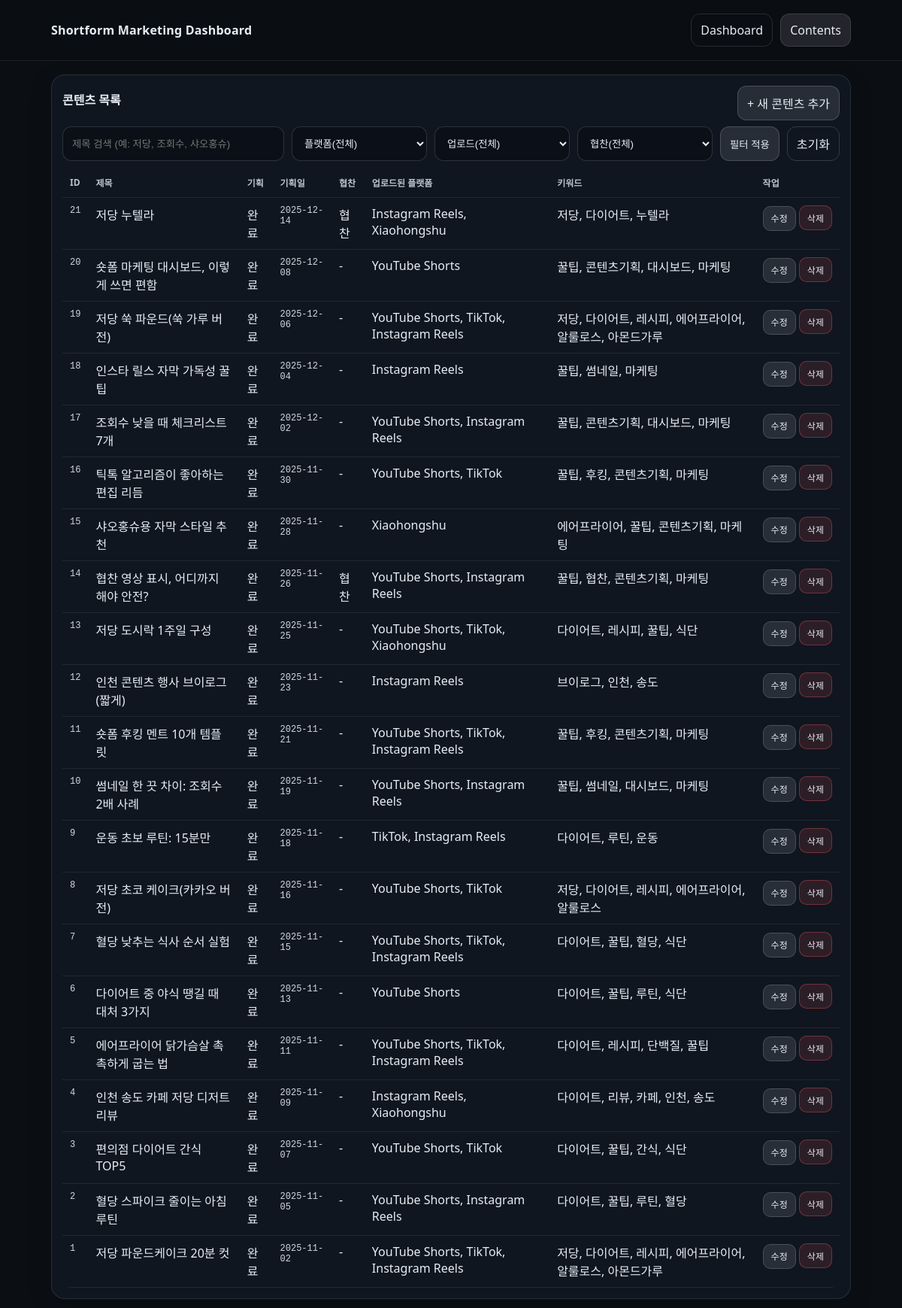
/contents, run on an earlier commit of the app's database.
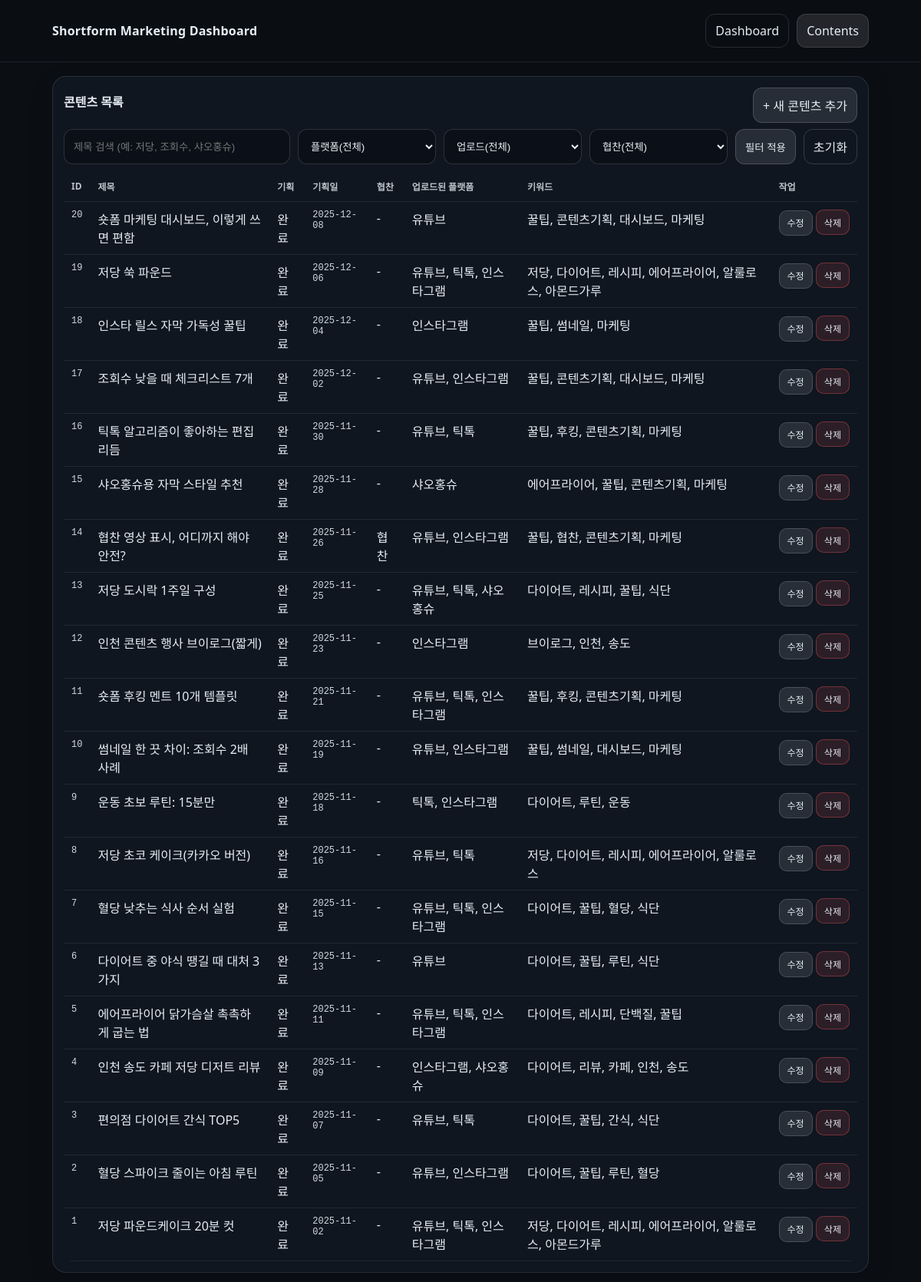
And on a later commit of the database.
### tables this page shows
CREATE TABLE contents (
  content_id INTEGER PRIMARY KEY AUTOINCREMENT,
  plan_done INTEGER NOT NULL DEFAULT 0,
  plan_date TEXT,
  title TEXT NOT NULL,
  description TEXT,
  script TEXT,
  thumbnail_concept TEXT,
  sponsored INTEGER NOT NULL DEFAULT 0,
  created_at TEXT DEFAULT (datetime('now'))
);

### app.py (the view, shortened to what this page needs)
@app.route("/contents")
def contents():
    q = (request.args.get("q") or "").strip()
    platform = (request.args.get("platform") or "").strip()
    uploaded = (request.args.get("uploaded") or "").strip()   # "1" / "0" / ""
    sponsored = (request.args.get("sponsored") or "").strip() # "1" / "0" / ""
    con = get_db()
    cur = con.cursor()
    platforms = cur.execute("SELECT name FROM platforms ORDER BY name").fetchall()
    where = []
    params = []
    if q:
        where.append("c.title LIKE ?")
        params.append(f"%{q}%")
    if sponsored in ("0", "1"):
        where.append("c.sponsored = ?")
        params.append(int(sponsored))
    where_sql = ("WHERE " + " AND ".join(where)) if where else ""
    rows = cur.execute(f"""
        SELECT
          c.content_id,
          c.plan_done,
          c.plan_date,
          c.title,
          c.thumbnail_concept,
          c.sponsored,
          COALESCE((
            SELECT GROUP_CONCAT(p.name, ', ')
            FROM content_platform cp
            JOIN platforms p ON p.platform_id = cp.platform_id
            WHERE cp.content_id = c.content_id AND cp.is_uploaded = 1
          ), '-') AS uploaded_platforms,
          COALESCE((
            SELECT GROUP_CONCAT(k.keyword, ', ')
            FROM content_keyword ck
            JOIN keywords k ON k.keyword_id = ck.keyword_id
            WHERE ck.content_id = c.content_id
          ), '-') AS keywords
        FROM contents c
        {where_sql}
        ORDER BY COALESCE(c.plan_date, '0000-00-00') DESC, c.content_id DESC
        LIMIT 200
    """, params).fetchall()
    con.close()
    return render_template(
        "contents.html",
        app_title=APP_TITLE,
        rows=rows,
        platforms=platforms,
        q=q, platform=platform, uploaded=uploaded, sponsored=sponsored
    )

### app.py (called while the page is built)
def get_db():
    con = sqlite3.connect(DB_PATH)
    con.row_factory = sqlite3.Row
    return con

### templates/contents.html (shortened to what this page needs)
<!doctype html>
<html lang="ko">
<head>
  <link rel="stylesheet" href="{{ url_for('static', filename='style.css') }}">
</head>
<body>
  <header class="topbar">
    <div class="wrap">
      <div class="brand">{{ app_title }}</div>
      <nav class="nav">
        <a class="navlink" href="/">Dashboard</a>
        <a class="navlink active" href="/contents">Contents</a>
      </nav>
    </div>
  </header>
  <main class="wrap">
    <section class="panel">
      <div class="titlebar">
        <h2>콘텐츠 목록</h2>
        <a class="btn" href="/contents/new">+ 새 콘텐츠 추가</a>
      </div>
      <form class="filters" method="get" action="/contents">
        <input class="input" name="q" value="{{ q }}" placeholder="제목 검색 (예: 저당, 조회수, 샤오홍슈)" />
        <select class="select" name="platform">
          <option value="">플랫폼(전체)</option>
        </select>
        <select class="select" name="uploaded">
          <option value="">업로드(전체)</option>
        </select>
        <select class="select" name="sponsored">
          <option value="">협찬(전체)</option>
        </select>
        <button class="btn" type="submit">필터 적용</button>
        <a class="btn ghost" href="/contents">초기화</a>
      </form>
      <table class="table">
        <thead>
          <tr>
            <th>ID</th>
            <th>제목</th>
            <th>기획</th>
            <th>기획일</th>
            <th>협찬</th>
            <th>업로드된 플랫폼</th>
            <th>키워드</th>
            <th>작업</th>
          </tr>
        </thead>
        <tbody>
          {% for r in rows %}
          <tr>
            <td class="mono">{{ r["content_id"] }}</td>
            <td>{{ r["title"] }}</td>
            <td>{{ "완료" if r["plan_done"]==1 else "미완료" }}</td>
            <td class="mono">{{ r["plan_date"] or "-" }}</td>
            <td>{{ "협찬" if r["sponsored"]==1 else "-" }}</td>
            <td>{{ r["uploaded_platforms"] }}</td>
            <td>{{ r["keywords"] }}</td>
            <td class="nowrap">
              <a class="btn sm" href="/contents/{{ r['content_id'] }}/edit">수정</a>
              <form method="post" action="/contents/{{ r['content_id'] }}/delete" style="display:inline"
                    onsubmit="return confirm('정말 삭제할까요? ');">
                <button class="btn sm danger" type="submit">삭제</button>
              </form>
            </td>
          </tr>
          {% endfor %}
        </tbody>
      </table>
    </section>
  </main>
</body>
</html>

### static/style.css (style rules this page uses)
* { box-sizing: border-box; }
body { margin: 0; font-family: system-ui, -apple-system, "Segoe UI", Roboto, "Noto Sans KR", Arial, sans-serif; background:#0b0f14; color:#e6edf3; }
a { color: inherit; text-decoration: none; }
.wrap { max-width: 1100px; margin: 0 auto; padding: 18px; }
.topbar { position: sticky; top: 0; background: rgba(11,15,20,0.86); backdrop-filter: blur(8px); border-bottom: 1px solid rgba(255,255,255,0.08); }
.topbar .wrap { display:flex; align-items:center; justify-content:space-between; gap: 12px; }
.brand { font-weight: 800; letter-spacing: .2px; }
.nav { display:flex; gap: 10px; }
.navlink { padding: 10px 12px; border-radius: 12px; border: 1px solid rgba(255,255,255,0.12); }
.navlink.active { background: rgba(255,255,255,0.10); }
.card, .panel { background: rgba(18,26,36,0.75); border: 1px solid rgba(255,255,255,0.10); border-radius: 18px; padding: 14px; box-shadow: 0 10px 30px rgba(0,0,0,0.20); }
.panel h2 { margin: 0 0 10px; font-size: 16px; }
.table { width: 100%; border-collapse: collapse; overflow: hidden; border-radius: 12px; }
.table th, .table td { padding: 10px 10px; border-bottom: 1px solid rgba(255,255,255,0.08); vertical-align: top; }
.table th { text-align: left; font-size: 12px; opacity: .8; }
.mono { font-family: ui-monospace, SFMono-Regular, Menlo, Consolas, monospace; font-size: 12px; opacity: .9; }
.filters { display:flex; flex-wrap: wrap; gap: 10px; margin-bottom: 10px; }
.input, .select { background: rgba(0,0,0,0.25); border: 1px solid rgba(255,255,255,0.14); color:#e6edf3; border-radius: 12px; padding: 10px 12px; }
.input { min-width: 260px; flex: 1; }
.select { min-width: 180px; }
.btn { background: rgba(255,255,255,0.10); border: 1px solid rgba(255,255,255,0.16); color:#e6edf3; padding: 10px 12px; border-radius: 12px; cursor: pointer; }
.btn.ghost { background: transparent; }
.titlebar { display:flex; align-items:center; justify-content:space-between; gap:12px; margin-bottom: 8px; }
.nowrap { white-space: nowrap; }
.btn.sm { padding: 7px 10px; border-radius: 10px; font-size: 12px; }
.btn.danger { border-color: rgba(255,90,90,0.35); background: rgba(255,90,90,0.12); }

What changed in the data, as far as the page shows it:
removed contents: content_id "21", title "저당 누텔라", plan_done "완료", plan_date "2025-12-14", sponsored "협찬", uploaded_platforms "Instagram Reels, Xiaohongshu", keywords "저당, 다이어트, 누텔라"
changed contents "숏폼 마케팅 대시보드, 이렇게 쓰면 편함": uploaded_platforms "YouTube Shorts" → "유튜브"
changed contents id 19: title "저당 쑥 파운드(쑥 가루 버전)" → "저당 쑥 파운드"; uploaded_platforms "YouTube Shorts, TikTok, Instagram Reels" → "유튜브, 틱톡, 인스타그램"
changed contents "인스타 릴스 자막 가독성 꿀팁": uploaded_platforms "Instagram Reels" → "인스타그램"
changed contents "조회수 낮을 때 체크리스트 7개": uploaded_platforms "YouTube Shorts, Instagram Reels" → "유튜브, 인스타그램"
changed contents "틱톡 알고리즘이 좋아하는 편집 리듬": uploaded_platforms "YouTube Shorts, TikTok" → "유튜브, 틱톡"
changed contents "샤오홍슈용 자막 스타일 추천": uploaded_platforms "Xiaohongshu" → "샤오홍슈"
changed contents "협찬 영상 표시, 어디까지 해야 안전?": uploaded_platforms "YouTube Shorts, Instagram Reels" → "유튜브, 인스타그램"
changed contents "저당 도시락 1주일 구성": uploaded_platforms "YouTube Shorts, TikTok, Xiaohongshu" → "유튜브, 틱톡, 샤오홍슈"
changed contents "인천 콘텐츠 행사 브이로그(짧게)": uploaded_platforms "Instagram Reels" → "인스타그램"
changed contents "숏폼 후킹 멘트 10개 템플릿": uploaded_platforms "YouTube Shorts, TikTok, Instagram Reels" → "유튜브, 틱톡, 인스타그램"
changed contents "썸네일 한 끗 차이: 조회수 2배 사례": uploaded_platforms "YouTube Shorts, Instagram Reels" → "유튜브, 인스타그램"
changed contents "운동 초보 루틴: 15분만": uploaded_platforms "TikTok, Instagram Reels" → "틱톡, 인스타그램"
changed contents "저당 초코 케이크(카카오 버전)": uploaded_platforms "YouTube Shorts, TikTok" → "유튜브, 틱톡"
changed contents "혈당 낮추는 식사 순서 실험": uploaded_platforms "YouTube Shorts, TikTok, Instagram Reels" → "유튜브, 틱톡, 인스타그램"
changed contents "다이어트 중 야식 땡길 때 대처 3가지": uploaded_platforms "YouTube Shorts" → "유튜브"
changed contents "에어프라이어 닭가슴살 촉촉하게 굽는 법": uploaded_platforms "YouTube Shorts, TikTok, Instagram Reels" → "유튜브, 틱톡, 인스타그램"
changed contents "인천 송도 카페 저당 디저트 리뷰": uploaded_platforms "Instagram Reels, Xiaohongshu" → "인스타그램, 샤오홍슈"
changed contents "편의점 다이어트 간식 TOP5": uploaded_platforms "YouTube Shorts, TikTok" → "유튜브, 틱톡"
changed contents "혈당 스파이크 줄이는 아침 루틴": uploaded_platforms "YouTube Shorts, Instagram Reels" → "유튜브, 인스타그램"
changed contents "저당 파운드케이크 20분 컷": uploaded_platforms "YouTube Shorts, TikTok, Instagram Reels" → "유튜브, 틱톡, 인스타그램"
